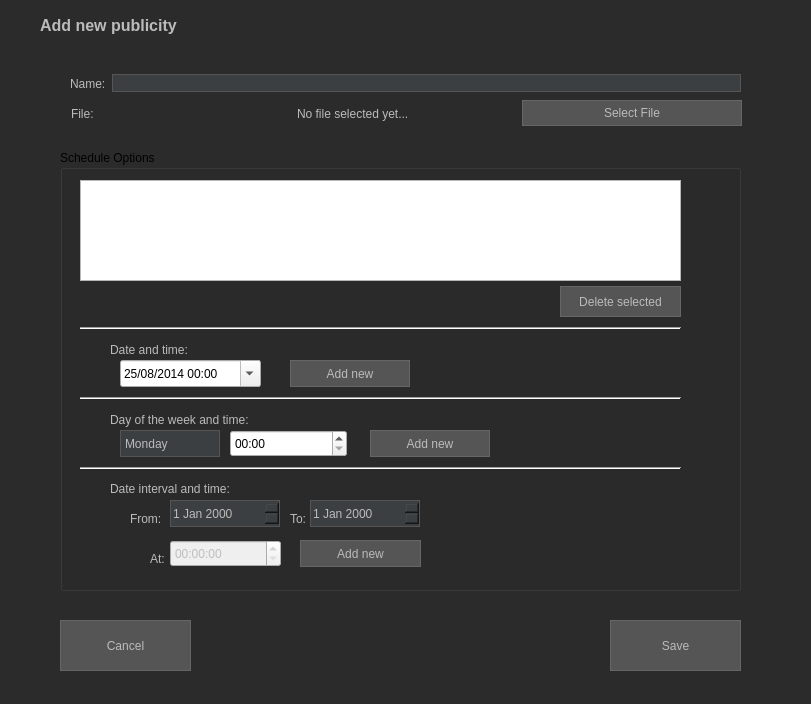
<?xml version="1.0" encoding="UTF-8"?>
<ui version="4.0">
 <class>add_pub</class>
 <widget class="QDialog" name="add_pub">
  <property name="styleSheet">
   <string notr="true">
     QDialog {
         background-color: #2b2b2b;
         color: #bbbbbb; /* Default text color */
     }
     QLabel {
         color: #bbbbbb;
     }
     QLineEdit, QTextEdit, QPlainTextEdit {
         background-color: #3c3f41;
         color: #bbbbbb;
         border: 1px solid #555555;
         selection-background-color: #007acc;
         selection-color: white;
     }
     QPushButton, QToolButton {
         background-color: #555555;
         color: #bbbbbb;
         border: 1px solid #666666;
         padding: 5px;
     }
     QPushButton:hover, QToolButton:hover {
         background-color: #666666;
     }
     QPushButton:pressed, QToolButton:pressed {
         background-color: #444444;
     }
     QComboBox {
         background-color: #3c3f41;
         color: #bbbbbb;
         border: 1px solid #555555;
         selection-background-color: #007acc;
         /* selection-color: white; */
     }
     QComboBox::drop-down {
         border: none;
     }
     QComboBox QAbstractItemView {
         background-color: #3c3f41;
         color: #bbbbbb;
         selection-background-color: #007acc;
         selection-color: white;
         border: 1px solid #555555;
         outline: 0px;
     }
     QDateEdit {
         background-color: #3c3f41;
         color: #bbbbbb;
         border: 1px solid #555555;
         selection-background-color: #007acc;
         selection-color: white;
     }
     QDateEdit::drop-down {
          /* Style dropdown button if needed */
     }
     QDateEdit QAbstractItemView {
         background-color: #3c3f41;
         color: #bbbbbb;
         selection-background-color: #007acc;
     }
    </string>
  </property>
  <property name="windowModality">
   <enum>Qt::WindowModal</enum>
  </property>
  <property name="geometry">
   <rect>
    <x>0</x>
    <y>0</y>
    <width>811</width>
    <height>704</height>
   </rect>
  </property>
  <property name="windowTitle">
   <string>Add a Publicity</string>
  </property>
  <widget class="QLabel" name="label">
   <property name="geometry">
    <rect>
     <x>40</x>
     <y>10</y>
     <width>311</width>
     <height>31</height>
    </rect>
   </property>
   <property name="font">
    <font>
     <pointsize>12</pointsize>
     <weight>75</weight>
     <bold>true</bold>
    </font>
   </property>
   <property name="text">
    <string>Add new publicity</string>
   </property>
  </widget>
  <widget class="QPushButton" name="pushButton">
   <property name="geometry">
    <rect>
     <x>610</x>
     <y>620</y>
     <width>131</width>
     <height>51</height>
    </rect>
   </property>
   <property name="text">
    <string>Save</string>
   </property>
  </widget>
  <widget class="QPushButton" name="pushButton_2">
   <property name="geometry">
    <rect>
     <x>60</x>
     <y>620</y>
     <width>131</width>
     <height>51</height>
    </rect>
   </property>
   <property name="text">
    <string>Cancel</string>
   </property>
  </widget>
  <widget class="QGroupBox" name="schedules">
   <property name="enabled">
    <bool>true</bool>
   </property>
   <property name="geometry">
    <rect>
     <x>60</x>
     <y>150</y>
     <width>681</width>
     <height>441</height>
    </rect>
   </property>
   <property name="title">
    <string>Schedule Options</string>
   </property>
   <widget class="QDateTimeEdit" name="dateTimeEdit">
    <property name="geometry">
     <rect>
      <x>60</x>
      <y>210</y>
      <width>141</width>
      <height>27</height>
     </rect>
    </property>
    <property name="dateTime">
     <datetime>
      <hour>0</hour>
      <minute>0</minute>
      <second>0</second>
      <year>2014</year>
      <month>8</month>
      <day>25</day>
     </datetime>
    </property>
    <property name="minimumDateTime">
     <datetime>
      <hour>13</hour>
      <minute>0</minute>
      <second>0</second>
      <year>1814</year>
      <month>8</month>
      <day>25</day>
     </datetime>
    </property>
    <property name="minimumDate">
     <date>
      <year>1814</year>
      <month>8</month>
      <day>25</day>
     </date>
    </property>
    <property name="minimumTime">
     <time>
      <hour>13</hour>
      <minute>0</minute>
      <second>0</second>
     </time>
    </property>
    <property name="displayFormat">
     <string>dd/MM/yyyy hh:mm</string>
    </property>
    <property name="calendarPopup">
     <bool>true</bool>
    </property>
   </widget>
   <widget class="QPushButton" name="pushButton_4">
    <property name="geometry">
     <rect>
      <x>230</x>
      <y>210</y>
      <width>120</width>
      <height>27</height>
     </rect>
    </property>
    <property name="text">
     <string>Add new</string>
    </property>
   </widget>
   <widget class="QPushButton" name="pushButton_5">
    <property name="geometry">
     <rect>
      <x>500</x>
      <y>136</y>
      <width>121</width>
      <height>31</height>
     </rect>
    </property>
    <property name="text">
     <string>Delete selected</string>
    </property>
   </widget>
   <widget class="QLabel" name="label_5">
    <property name="geometry">
     <rect>
      <x>50</x>
      <y>190</y>
      <width>101</width>
      <height>20</height>
     </rect>
    </property>
    <property name="text">
     <string>Date and time:</string>
    </property>
   </widget>
   <widget class="QLabel" name="label_6">
    <property name="geometry">
     <rect>
      <x>50</x>
      <y>260</y>
      <width>161</width>
      <height>20</height>
     </rect>
    </property>
    <property name="text">
     <string>Day of the week and time:</string>
    </property>
   </widget>
   <widget class="Line" name="line">
    <property name="geometry">
     <rect>
      <x>20</x>
      <y>170</y>
      <width>601</width>
      <height>16</height>
     </rect>
    </property>
    <property name="orientation">
     <enum>Qt::Horizontal</enum>
    </property>
   </widget>
   <widget class="Line" name="line_2">
    <property name="geometry">
     <rect>
      <x>20</x>
      <y>240</y>
      <width>601</width>
      <height>16</height>
     </rect>
    </property>
    <property name="orientation">
     <enum>Qt::Horizontal</enum>
    </property>
   </widget>
   <widget class="QComboBox" name="cbox_dayOfTheWeek">
    <property name="enabled">
     <bool>true</bool>
    </property>
    <property name="geometry">
     <rect>
      <x>60</x>
      <y>280</y>
      <width>100</width>
      <height>27</height>
     </rect>
    </property>
    <item>
     <property name="text">
      <string>Monday</string>
     </property>
    </item>
    <item>
     <property name="text">
      <string>Tuesday</string>
     </property>
    </item>
    <item>
     <property name="text">
      <string>Wednesday</string>
     </property>
    </item>
    <item>
     <property name="text">
      <string>Thursday</string>
     </property>
    </item>
    <item>
     <property name="text">
      <string>Friday</string>
     </property>
    </item>
    <item>
     <property name="text">
      <string>Saturday</string>
     </property>
    </item>
    <item>
     <property name="text">
      <string>Sunday</string>
     </property>
    </item>
   </widget>
   <widget class="QTimeEdit" name="hourMinute">
    <property name="enabled">
     <bool>true</bool>
    </property>
    <property name="geometry">
     <rect>
      <x>170</x>
      <y>280</y>
      <width>117</width>
      <height>27</height>
     </rect>
    </property>
    <property name="locale">
     <locale language="English" country="UnitedStates"/>
    </property>
    <property name="displayFormat">
     <string>hh:mm</string>
    </property>
    <property name="timeSpec">
     <enum>Qt::LocalTime</enum>
    </property>
   </widget>
   <widget class="QPushButton" name="pushButton_6">
    <property name="enabled">
     <bool>true</bool>
    </property>
    <property name="geometry">
     <rect>
      <x>310</x>
      <y>280</y>
      <width>120</width>
      <height>27</height>
     </rect>
    </property>
    <property name="text">
     <string>Add new</string>
    </property>
   </widget>
   <widget class="Line" name="line_3">
    <property name="geometry">
     <rect>
      <x>20</x>
      <y>310</y>
      <width>601</width>
      <height>16</height>
     </rect>
    </property>
    <property name="orientation">
     <enum>Qt::Horizontal</enum>
    </property>
   </widget>
   <widget class="QLabel" name="label_7">
    <property name="geometry">
     <rect>
      <x>50</x>
      <y>330</y>
      <width>171</width>
      <height>17</height>
     </rect>
    </property>
    <property name="text">
     <string>Date interval and time:</string>
    </property>
   </widget>
   <widget class="QDateEdit" name="dateEdit">
    <property name="enabled">
     <bool>false</bool>
    </property>
    <property name="geometry">
     <rect>
      <x>110</x>
      <y>350</y>
      <width>110</width>
      <height>27</height>
     </rect>
    </property>
   </widget>
   <widget class="QLabel" name="label_8">
    <property name="geometry">
     <rect>
      <x>70</x>
      <y>360</y>
      <width>31</width>
      <height>17</height>
     </rect>
    </property>
    <property name="text">
     <string>From:</string>
    </property>
   </widget>
   <widget class="QLabel" name="label_9">
    <property name="geometry">
     <rect>
      <x>230</x>
      <y>360</y>
      <width>21</width>
      <height>17</height>
     </rect>
    </property>
    <property name="text">
     <string>To:</string>
    </property>
   </widget>
   <widget class="QDateEdit" name="dateEdit_2">
    <property name="enabled">
     <bool>false</bool>
    </property>
    <property name="geometry">
     <rect>
      <x>250</x>
      <y>350</y>
      <width>110</width>
      <height>27</height>
     </rect>
    </property>
   </widget>
   <widget class="QLabel" name="label_10">
    <property name="geometry">
     <rect>
      <x>90</x>
      <y>400</y>
      <width>31</width>
      <height>17</height>
     </rect>
    </property>
    <property name="text">
     <string>At:</string>
    </property>
   </widget>
   <widget class="QTimeEdit" name="timeEdit_2">
    <property name="enabled">
     <bool>false</bool>
    </property>
    <property name="geometry">
     <rect>
      <x>110</x>
      <y>390</y>
      <width>111</width>
      <height>27</height>
     </rect>
    </property>
   </widget>
   <widget class="QPushButton" name="pushButton_7">
    <property name="enabled">
     <bool>false</bool>
    </property>
    <property name="geometry">
     <rect>
      <x>240</x>
      <y>390</y>
      <width>121</width>
      <height>27</height>
     </rect>
    </property>
    <property name="text">
     <string>Add new</string>
    </property>
   </widget>
   <widget class="QListWidget" name="listWidget">
    <property name="geometry">
     <rect>
      <x>20</x>
      <y>30</y>
      <width>601</width>
      <height>101</height>
     </rect>
    </property>
   </widget>
  </widget>
  <widget class="QWidget" name="layoutWidget">
   <property name="geometry">
    <rect>
     <x>70</x>
     <y>70</y>
     <width>671</width>
     <height>27</height>
    </rect>
   </property>
   <layout class="QHBoxLayout" name="horizontalLayout">
    <item>
     <widget class="QLabel" name="label_3">
      <property name="text">
       <string>Name:</string>
      </property>
     </widget>
    </item>
    <item>
     <widget class="QLineEdit" name="txt_name"/>
    </item>
   </layout>
  </widget>
  <widget class="QWidget" name="">
   <property name="geometry">
    <rect>
     <x>71</x>
     <y>100</y>
     <width>671</width>
     <height>27</height>
    </rect>
   </property>
   <layout class="QHBoxLayout" name="horizontalLayout_2">
    <item>
     <widget class="QLabel" name="label_4">
      <property name="text">
       <string>File:</string>
      </property>
     </widget>
    </item>
    <item>
     <widget class="QLabel" name="txt_selected_file">
      <property name="text">
       <string>No file selected yet...</string>
      </property>
     </widget>
    </item>
    <item>
     <widget class="QPushButton" name="pushButton_3">
      <property name="text">
       <string>Select File</string>
      </property>
     </widget>
    </item>
   </layout>
  </widget>
 </widget>
 <resources/>
 <connections/>
</ui>
